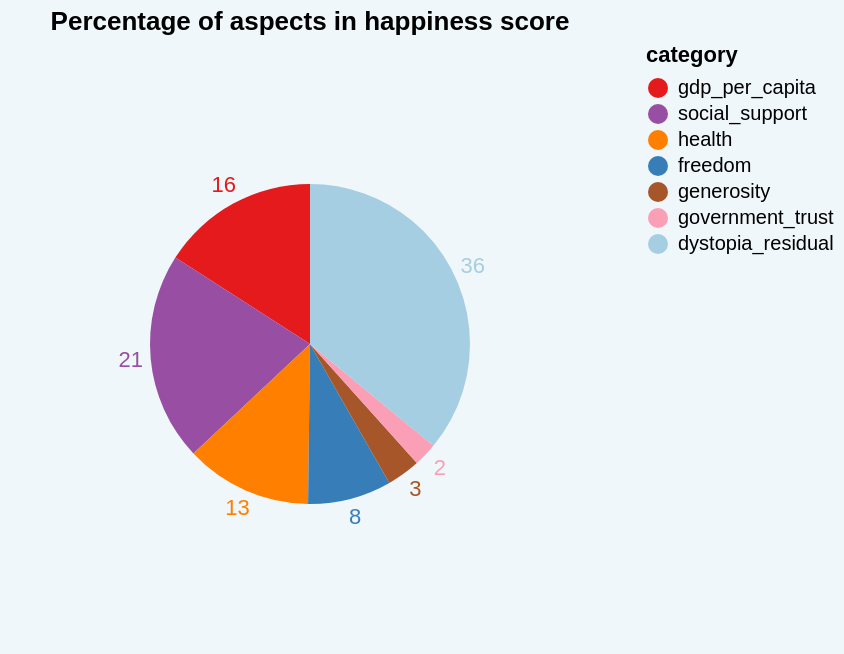

Vega-Lite specification stored for this chart:
### Vega-Lite specification from a JSON file in a GitHub repository (floating-point values rounded to 4 significant figures)
{"$schema": "https://vega.github.io/schema/vega-lite/v4.json", "description": "A simple pie chart with embedded data.", "title": "Percentage of aspects in happiness score", "data": {"values": [{"category": "gdp_per_capita", "value": 122.0}, {"category": "social_support", "value": 161.5}, {"category": "health", "value": 98.06}, {"category": "freedom", "value": 64.76}, {"category": "generosity", "value": 25.84}, {"category": "government_trust", "value": 18.22}, {"category": "dystopia_residual", "value": 275.6}]}, "transform": [{"window": [{"op": "sum", "field": "value", "as": "TotalValue"}], "frame": [null, null]}, {"calculate": "datum.value/datum.TotalValue * 100", "as": "PercentOfTotal"}], "encoding": {"theta": {"field": "value", "type": "quantitative", "stack": true}, "color": {"field": "category", "type": "nominal", "scale": {"domain": ["gdp_per_capita", "social_support", "health", "freedom", "generosity", "government_trust", "dystopia_residual"], "range": ["#e41a1c", "#984ea3", "#ff7f00", "#377eb8", "#a65628", "#fa9fb5", "#a6cee3"]}}, "opacity": {"value": 1}}, "layer": [{"mark": {"type": "arc", "outerRadius": 80}}, {"mark": {"type": "text", "radius": 90}, "encoding": {"text": {"field": "PercentOfTotal", "type": "quantitative", "format": ".0f"}}}], "view": {"stroke": null}, "config": {"background": "#f0f7fa"}}
